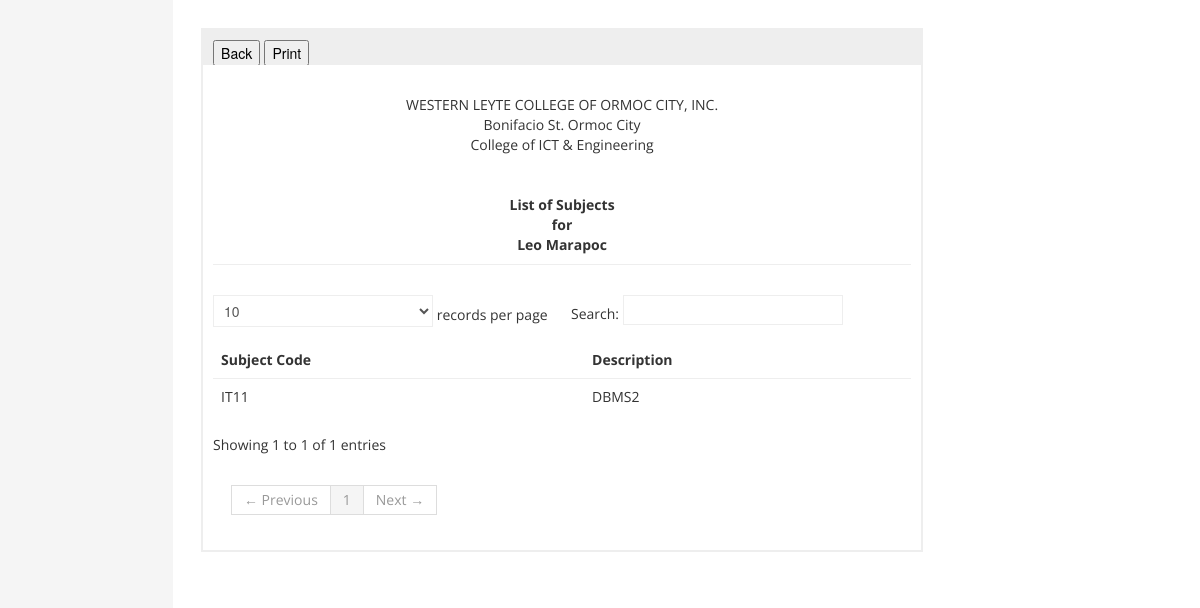
The page /reports/student.php?view=student&&user_id=3 (signed in) on the database as committed earlier.
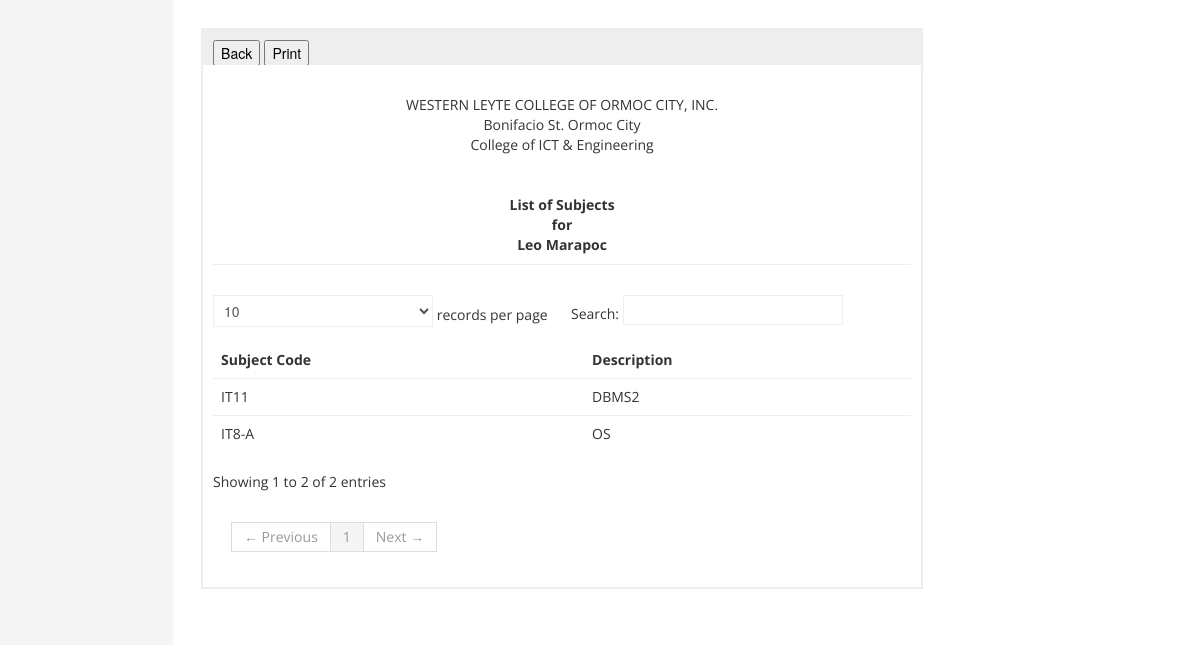
The same page on the database as committed later.
### tables this page shows
CREATE TABLE `fr_stud` (
  `id` int(11) NOT NULL auto_increment,
  `user_id` int(11) NOT NULL,
  `ControlNo` int(11) NOT NULL,
  `FName` varchar(50) NOT NULL,
  `LName` varchar(50) NOT NULL,
  `Mname` varchar(50) NOT NULL,
  `Course` varchar(30) NOT NULL,
  `Year` varchar(30) NOT NULL,
  `size_limit` int(11) NOT NULL,
  PRIMARY KEY  (`id`),
  UNIQUE KEY `ControlNo` (`ControlNo`)
);

CREATE TABLE `fr_stud_subject` (
  `id` int(11) NOT NULL auto_increment,
  `user_id` int(11) NOT NULL,
  `subject` varchar(100) NOT NULL,
  `url` varchar(1000) NOT NULL,
  `subject_id` int(11) NOT NULL,
  `Date_Created` date NOT NULL,
  `Time_Created` time NOT NULL,
  `status` enum('APPROVED','DISAPPROVED','Dropped') NOT NULL,
  `size_limit` double NOT NULL,
  PRIMARY KEY  (`id`)
);

CREATE TABLE `fr_subject` (
  `subID` int(11) NOT NULL auto_increment,
  `SubCode` varchar(250) NOT NULL,
  `Description` varchar(500) NOT NULL,
  `status` enum('ASSIGNED','NOT ASSIGNED') NOT NULL default 'NOT ASSIGNED',
  `SemID` int(11) NOT NULL,
  PRIMARY KEY  (`subID`),
  UNIQUE KEY `SubCode` (`SubCode`)
);

### reports/student.php (the view, shortened to what this page needs)
<!DOCTYPE html>
<html lang="en">
<head>
	<link id="bootstrap-style" href="../css/bootstrap.min.css" rel="stylesheet">
	<link href="../css/bootstrap-responsive.min.css" rel="stylesheet">
	<link id="base-style" href="css/style.css" rel="stylesheet">
	<link id="base-style-responsive" href="../css/style-responsive.css" rel="stylesheet">
</head>
<body >
	<div class="container-fluid-full">
		<div class="row-fluid">
			<div id="content" class="span10">
					<div class="row-fluid sortable">
						<div class="box span9">
							<div class="box-header">
								<a class="hide-from-printer" href="../reports.php?Student=Student"><button>Back</button></a>
								<input class="hide-from-printer" type="button" value="Print" onclick="printpage()">
							</div>
							<?php
								if(isset($_GET['view']) && $_GET['view'] == 'student')
								{
									$result = mysql_query("SELECT * FROM fr_stud WHERE user_id = '".$_GET['user_id']."'");
									$row = mysql_fetch_array($result);
							?>
									<div class="box-content">
										<div class="page-header">
											<center>
													WESTERN LEYTE COLLEGE OF ORMOC CITY, INC.
												<br>
													Bonifacio St. Ormoc City
												<br>
													College of ICT & Engineering
												<br><br>
												<b>
													<br>List of Subjects
													<br>for
													<br><?php echo $row['FName']." ".$row['LName'] ?>
												</b>
											</center>
									  	</div>
									  	<table  class="table bootstrap-datatable datatable">
									  		<thead>
									  			<th>Subject Code</th>
									  			<th>Description</th>
									  		</thead>
									  		<tbody>
									  			<?php
										  			$result1 = mysql_query("SELECT studsub.*,sub.* FROM fr_stud_subject as studsub , fr_subject as sub WHERE studsub.subject = sub.SubCode AND studsub.user_id = '".$_GET['user_id']."'")or die(mysql_error());
												 	if(mysql_num_rows($result) > 0)
												 	{
												 		while ($row1 = mysql_fetch_array($result1))
												 		{
												 ?>
									  			<tr>
									  				<td><?php echo $row1['SubCode']?></td>
										            <td><?php echo $row1['Description']; ?></td>
									  			</tr>
									  			<?php
														}
													}
												?>
									  		</tbody>
									  	</table>
									</div>
							<?php
								}
							?>
					</div>
				</div>
			</div>
		</div>
	</div>
</body>
</html>

### css/style.css (style rules this page uses)
body { background: #F5F5F5; color: #333; border: none; font-family: 'Open Sans', sans-serif; font-weight: 400; }
a { color: #000; }
#content { background: #ffffff; filter: none; min-height: 100%; padding: 20px 20px; position: relative; background-size: 600px 600px; background-repeat: no-repeat; background-position: center; }
.box { border: 2px solid #eee; background: #fff !important; margin-bottom: 28px; }
.box-header { height: 16px; font-size: 16px; line-height: 16px; padding: 10px; background: #eee; -webkit-box-shadow: none; -moz-box-shadow: none; box-shadow: none; overflow: hidden; }
.box-content { position: relative; z-index: 50; margin-top: -1px; padding: 10px; background: #fff; }
.table th, .table td { border-top: 1px solid #eee; }

### css/style-responsive.css (style rules this page uses)
@media (min-width: 1200px) { .container-fluid-full { overflow: hidden; position: relative; height: 100%; } }
@media (min-width: 1200px) { #content { width: 85.578%; padding: 28px; margin: 0px 0px; margin-left: 14.422% !important; } }

### css/halflings.css (style rules this page uses)
html, html .halflings { -webkit-font-smoothing: antialiased !important; }

### css/style-forms.css (style rules this page uses)
input, textarea, .uneditable-input { width: 206px; }
input[type="file"], input[type="image"], input[type="submit"], input[type="reset"], input[type="button"], input[type="radio"], input[type="checkbox"] { width: auto; }
input, textarea, .uneditable-input { margin-left: 0; }

Rows that differ between the two databases and show on the page:
now on this page (row edited): fr_stud_subject: fr_subject.SubCode "IT8-A", fr_subject.Description "OS"
Other text that changed with them:
text written by a page script: "records per page Search: Showing 1 to 1 of 1 entries ← Previous 1 Next →" → "records per page Search: Showing 1 to 2 of 2 entries ← Previous 1 Next →"
